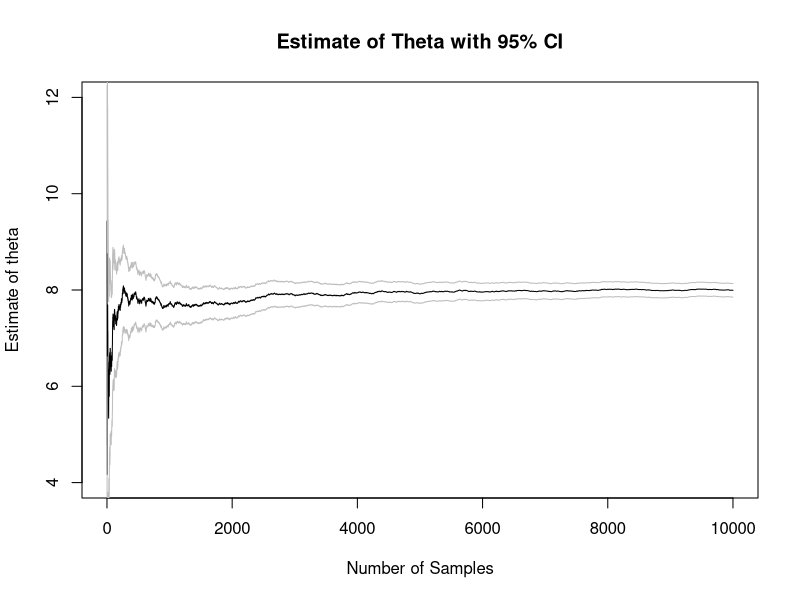
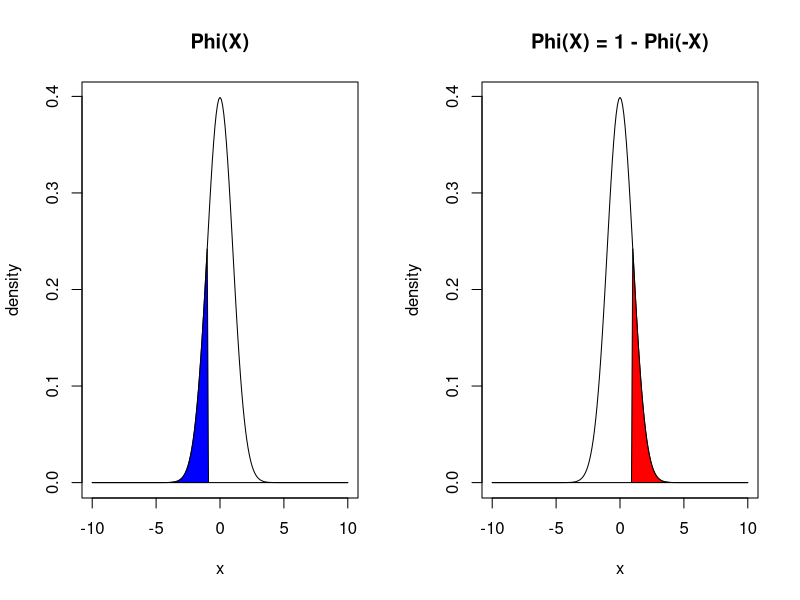
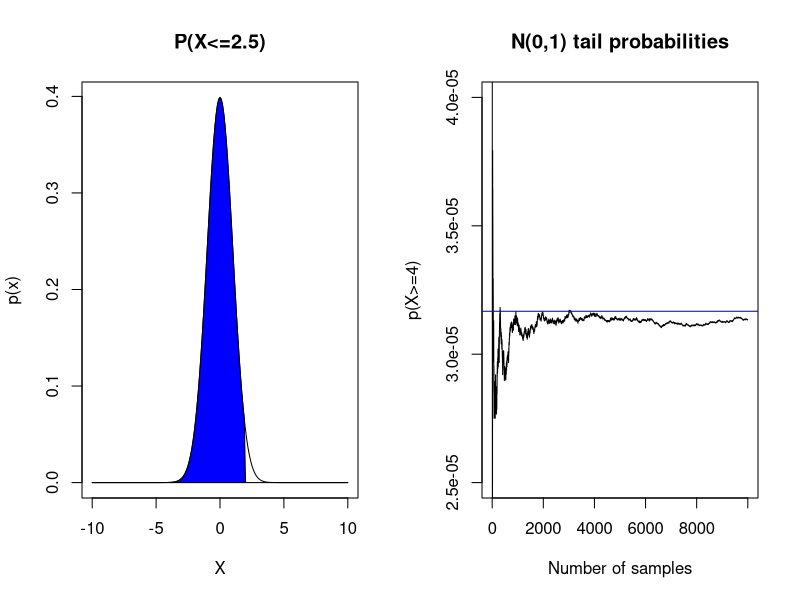
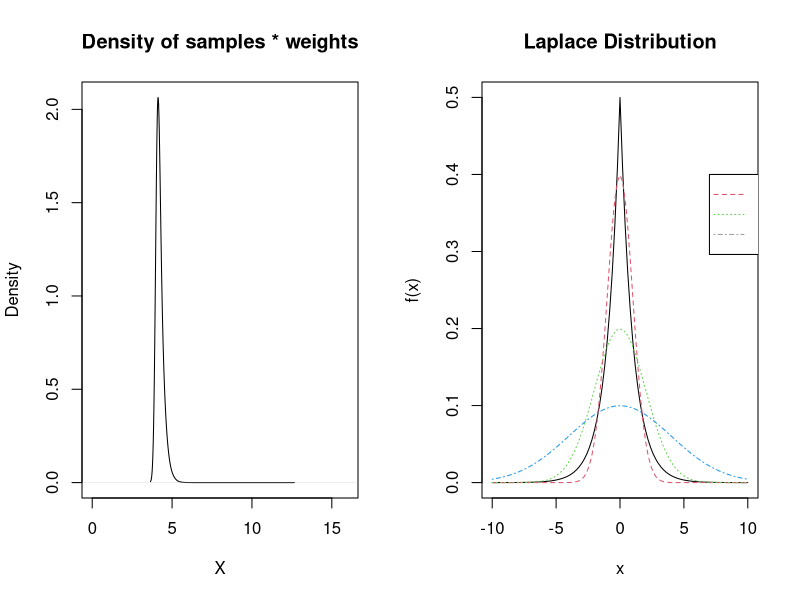
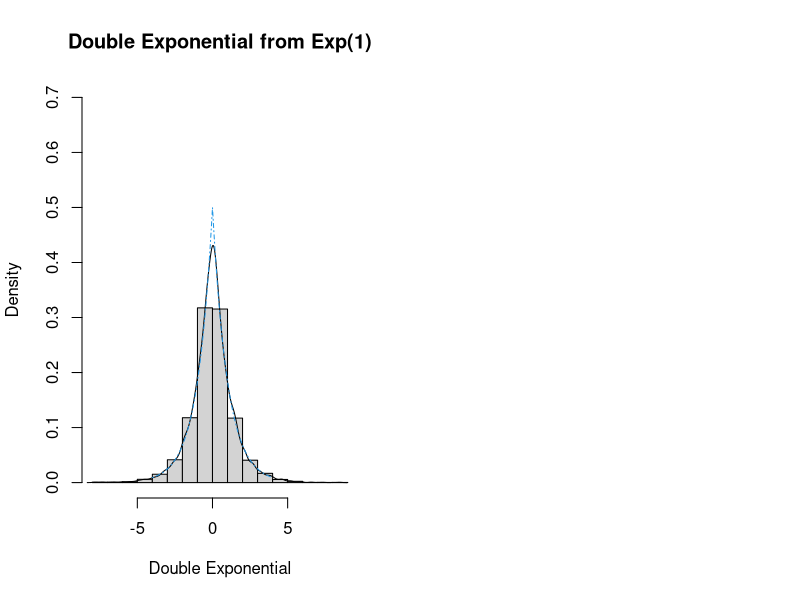
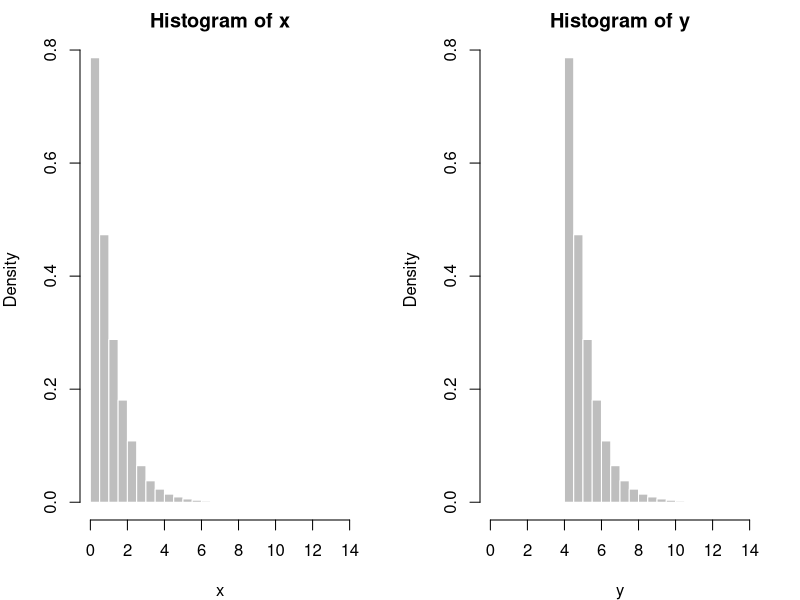
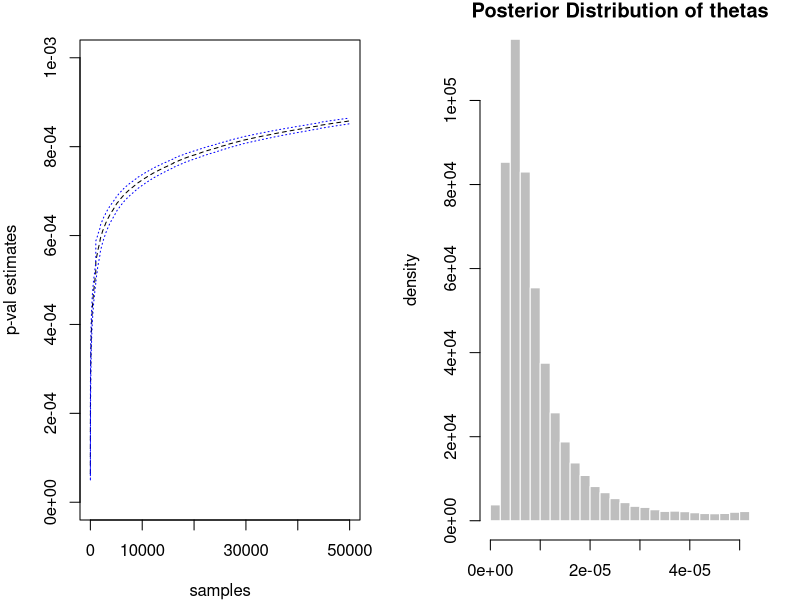
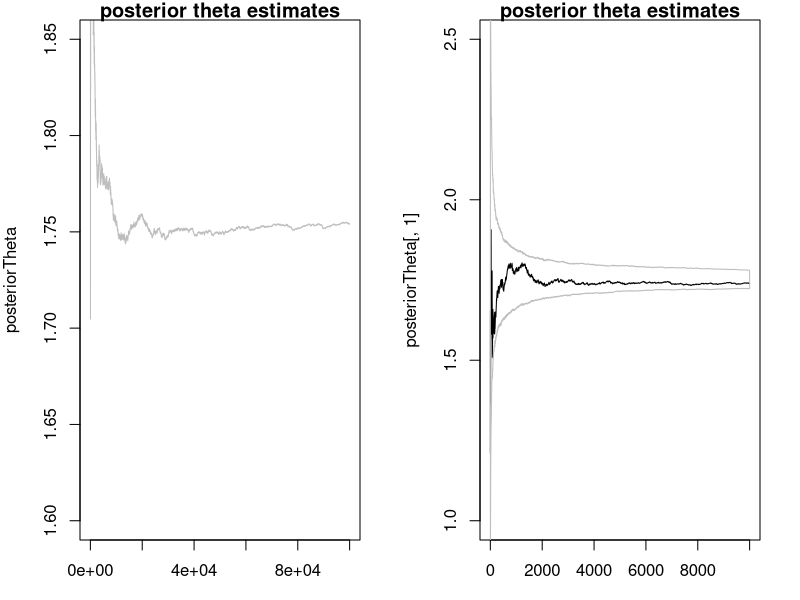

Here is the R script that generated these plots, in order:
## ---- chunk 1
n = 50000 ## sample size
h <- function(x) { 3*x^2 } ## function of interest, h(x)
X <- runif(n = n, min = 0, max = 2)  ## samples from f(x)
v = 2 * mean(h(X)) ## 2 * E[h(x)]
print(v) ## approximately 8
integrate(f = h, lower = 0, upper = 2)
## ---- chunk 2
N = 10000 ## sample size
h <- function(x) { 3*x^2 } ## function of interest, h(x)
X <- runif(n = N, min = 0, max = 2)  ## samples from f(x)
h_values <- 2 * h(X)

cumMean <- function(x, n){
  num = cumsum(x)  ## numerator
  denom = 1:n  ## denominator
  result = num/denom
  return(result)
}

## ---- chunk 3
cumSE <- function(x, n){
  m = mean(x)
  num = sqrt(cumsum((x - m)^2)) ## numerator
  denom = 1:n ## denominator
  result = num/denom ## cummulative mean of (x_i - theta)^2
  return(result)
}

thetas = cumMean(h_values, N)
SE = cumSE(h_values, N)


## ---- chunk 4
plot(x = 1:N, y = thetas, type = "l", ylim = c(4, 12), xlab = "Number of Samples",
     ylab = "Estimate of theta",
     main = "Estimate of Theta with 95% CI")
lines(x = 1:N, y = thetas + 1.96*SE, col = "gray") ## CI
lines(x = 1:N, y = thetas - 1.96*SE, col = "gray") ## CI

## ---- chunk 5
## final estimate
thetaHat = mean(h_values)
se <- sd(x = h_values)/sqrt(N)
ci <- thetaHat + 1.96*c(-1,1) * se

print(thetaHat) ## theta estimate
print(ci) ## 95% CI

## ---- chunk 6
x <- seq(from = -10, to = 10, by = 0.1)

out = dnorm(x)
out[x > -1] = 0

par(mfrow = c(1,2))
plot(x, dnorm(x), type = "l", main = "Phi(X)", ylab = "density")
polygon(x, out, col = "blue")


out = dnorm(x)
out[x < 1] = 0

plot(x, dnorm(x), type = "l", main = "Phi(X) = 1 - Phi(-X)", , ylab = "density")
polygon(x, out, col = "red")

## ---- chunk 7
x <- seq(from = -10, to = 10, by = 0.1)

out = dnorm(x)
out[x >= 2] = 0

plot(x, dnorm(x), type = "l", main = "P(X<=2.5)", 
     xlab = "X", ylab = "p(x)")
polygon(x, out, col = "blue")

## ---- chunk 8
N = 10000
x = 2.5
t = runif(N, 0, 2.5)
p = 0.5 + 1/sqrt(2*pi) * mean(x * exp(-t^2 / 2))

print(p)
print(x = pnorm(q = 2.5, lower.tail = TRUE))

## ---- chunk 9
N = 10000
x = 3.2
Z = rnorm(N)
p_val = mean(Z >= x)
print(p_val)
print(sum(Z > x)) ## few samples with Z > x
## ---- chunk 10
set.seed(9124555) ## won't show up
## ---- chunk 11
N = 10000; x = 4
t = rnorm(N) >= x ## looking at the lower tail
p_val = sum(t)/N
print(sum(t)) ## only 1 sample greater or equal to 4
print(p_val)

## compare this with
RPval = pnorm(q = 4, lower.tail = FALSE) ## lower tail
print(RPval)
## ---- chunk 12
N = 10^4 
t = 4
X = rexp(N) + t
w = dnorm(X)/dexp(X - t) ## importance sampling weights dnorm/dexp(x-4)

theta = mean(w)
cumTheta = cumsum(w) / 1:N

## ---- chunk 13
plot(cumTheta, type = "l", main = "N(0,1) tail probabilities",
     xlab = "Number of samples", ylab = "p(X>=4)",
     ylim = c(2.5 * 10^(-5), 4 * 10^(-5)))
abline(a = pnorm(t, lower.tail = FALSE), b = 0, col = "blue")

## Exercise: Compare the results
#print(pnorm(t, lower.tail = FALSE))
#print(theta) 

## ---- chunk 14


plot(density(X, weights=w/sum(w)), main = "Density of samples * weights",
     xlab = "X", ylab = "Density",
     xlim = c(0,16)) ## plot density of samples from Exp(x - 4) * weights

## ---- chunk 15

f <- function(x){
  out = (1/2) * exp(x = -1 * abs(x))
  return(out)
}

curve(expr = f, from = -10, to = 10, type = "l",
      main = "Laplace Distribution")

curve(expr = dnorm(x, sd = 1), from = -10, to = 10, type = "l",
      lty = 2, col = 2,
      add = TRUE)

curve(expr = dnorm(x, sd = 2), from = -10, to = 10, type = "l",
      lty = 3, col = 3,
      add = TRUE)


curve(expr = dnorm(x, sd = 4), from = -10, to = 10, type = "l",
      lty = 4, col = 4,
      add = TRUE)

legend(7, 0.4, c("sd = 1", "sd = 2", "sd = 4"), col = c(2, 3, 64),
       text.col = "gray30", lty = c(2, 3, 4), pch = c(NA, NA, NA),
       merge = TRUE)


## ---- chunk 16
N = 10000
x = rnorm(N)
w = f(x)/dnorm(x, sd = 1) 
theta <- mean(x = x^2 * w)
print(theta)


x = rnorm(N, sd = 2)
w = f(x)/dnorm(x, sd = 2) 
theta <- mean(x = x^2 * w)
print(theta)

## ---- chunk 17

x = rnorm(N, sd = 4)
w = f(x)/dnorm(x, sd = 4)
theta <- mean(x = x^2 * w)
print(theta)



## ---- chunk 18
N = 10^4
f <- function(x){
  out = (1/2) * exp(x = -1 * abs(x))
  return(out)
}
pos_neg <- sample(x = c(-1,1), size = N, replace = TRUE)
x = rexp(n = N)
double_exp = pos_neg * x 

hist(double_exp, probability = TRUE, ylim = c(0,0.7),
     main = "Double Exponential from Exp(1)",
     xlab = "Double Exponential", ylab = "Density")
lines(density(double_exp))
curve(expr = f, from = -4, to = 4, add = TRUE, col = 4, lty = 4)


theta = mean(double_exp^2)
print(paste("theta estimate: ", theta))

## ---- chunk 19
n = 5*10^4
x = rexp(n = n, rate = 1)
alpha = 4
y = x + alpha
par(mfrow = c(1,2), mar = c(4,4,2,2))

hist(x, probability = TRUE, xlim = c(0, 14), col = "gray", border = "white")
hist(y, probability = TRUE, xlim = c(0, 14), col = "gray", border = "white")


## ---- chunk 20

x = rexp(n = n, rate = 1)
alpha = 10
y = x + alpha
w = dt(x = y, df = 5)/dexp(x = (y-alpha), rate = 1)
MC_p_val = mean(w)
deterministic_p_val = integrate(f = function(x) dt(x, df = 5), alpha, Inf)

print(MC_p_val)
print(deterministic_p_val)
print(pt(q = 10, df = 5, lower.tail = FALSE))

## ---- chunk 21
pvals = cumsum(w/1:n)
sterr = sqrt(cumsum((w - pvals)^2))/(1:n)

par(mar = c(4,4,2,2))
plot(x = 1:n, y = pvals, type = "l", lty = 2, 
     xlab = "samples", ylab = "p-val estimates", ylim = c(0, 0.001))
lines(pvals + 1.96*sterr, col = "blue", lty = 3)
lines(pvals - 1.96*sterr, col ="blue", lty = 3)


## ---- chunk 22

par( mar = c(3, 4, 1, 2))

N = 10^5
X = 2.5

thetas = rnorm(N, X, sd = 1)

weights = dcauchy(x = thetas, location = 0, scale = 1) ## 1/(pi * (1 + s^2))
sumOfWeights = sum(weights)

posteriorDist =  (weights )/(sumOfWeights)
hist(posteriorDist, probability = TRUE, 
     col = "gray", border = "white",
     main = "Posterior Distribution of thetas",
     xlab = "theta", ylab = "density")

## ---- chunk 23
## The expectation of the posterior distribution
posteriorThetaEst = sum((thetas * weights)/ sumOfWeights)
print(posteriorThetaEst)


## Effective Sample Size
ESS = 1 / sum( (weights / sumOfWeights)^2) ## Effective Sample Size
print(ESS)

## ---- chunk 24
posteriorTheta = cumsum(thetas * weights) / cumsum(weights)

plot(posteriorTheta, type = "l", main = "posterior theta estimates",
     ylim = c(1.6, 1.85), col = "gray")

## ---- chunk 25
X = 2.5
N = 10^4
M = 1000
thetas = matrix(data = rnorm(N*M), ncol = M) + X ## N(0,1) + 2.5
weights = dcauchy(x = thetas, location = 0, scale = 1)
posteriorTheta = apply(thetas * weights, 2, cumsum) / apply(weights, 2, cumsum)

## ---- chunk 26
## look at the first column estimates
plot(posteriorTheta[,1], main = "posterior theta estimates",
    ylim = c(1, 2.5), type = "l")
## grab the 2.5 and 97.5 quantiles for a 95% CI
confInts = apply(posteriorTheta, 1, quantile, c(0.025, 0.975)) 
polygon(x = c(1:N, N:1), y = c(confInts[1,], rev(confInts[2,])), border = "gray")

